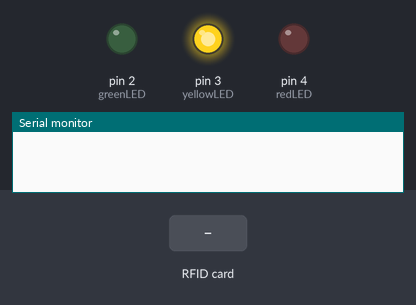
The sketch below on a simulated Arduino Uno, built with avr-gcc and run on an emulated ATmega328P. On the bench: output pins drawn as LEDs (lit = HIGH), the last lines printed to the serial monitor. Dashed ring = blinking. The inputs (shaded band) are chosen by the test bench. Pins used as bus, display or sensor lines are not drawn.

Above: at 1.2 s.
1.3 s: RFID card 5E 7A 19 C4 held to the reader
At 2.33 s:
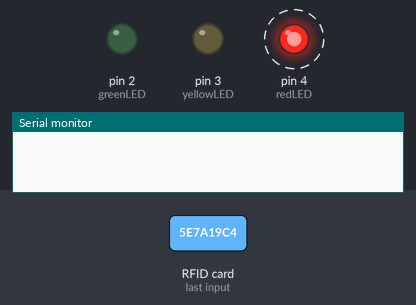
At 3.9 s:
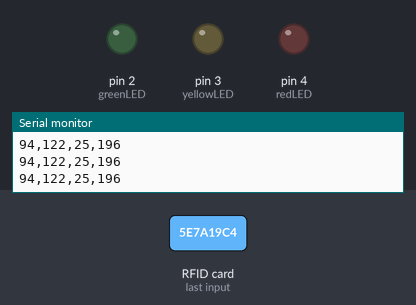
Timing chart, 0 to 5.7 s (numbered marks = the images above; inputs shaded):
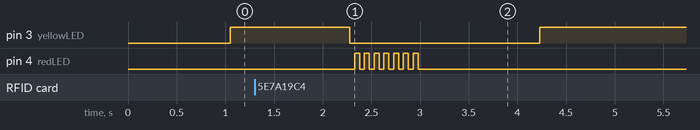

The sketch:

Arduino.ino
```cpp
#include<MFRC522.h>
#include<SPI.h>
#define SS_PIN 10
#define RST_PIN 9
int redLED= 4;
int yellowLED=3;
int greenLED=2;
int statusBit=10;
int received;
String uid;
/*    status bit values
 *     10    -   RESET
 *     1    -   Allow All
 *     2    -   Freeze System
*/
MFRC522 rfid(SS_PIN, RST_PIN);    //instance of class passing pins
MFRC522::MIFARE_Key key;
int code[]={228 ,186 ,101 ,152};
int codeRead=0;
String uidString;
int code1[]={165,144,213,101};
int code2[]={36,116,33,111};
void setup() {
  Serial.begin(9600);
  SPI.begin();  //Init spi bus
  rfid.PCD_Init();
  pinMode(4,OUTPUT);
  pinMode(3,OUTPUT);
  pinMode(2,OUTPUT);
}

void loop() {
 String text =Serial.readString();        //reading input from Serial COMM
 received=text.toInt();

 if(received !=0){
  statusBit=received;
 }

 digitalWrite(yellowLED,HIGH);
 if( rfid.PICC_IsNewCardPresent()){       //looking for Rfid card
  digitalWrite(yellowLED,LOW);
  readRFID();
 }
 sendUID();
}

void sendUID(){
 for(int j=0;j<20;j++){
  delay(10);
  Serial.println(uid);
 }

}

void readRFID(){
 rfid.PICC_ReadCardSerial();
 uid=String(rfid.uid.uidByte[0])+","+String(rfid.uid.uidByte[1])+","+String(rfid.uid.uidByte[2])+","+String(rfid.uid.uidByte[3]);
 int i=0;
 boolean match=true;
 while(i<rfid.uid.size)
 {
  if(!(rfid.uid.uidByte[i]==code[i])){
    match= false;
    break;
  }
  i++;
 }i=0;
 boolean match1=true;
  while(i<rfid.uid.size)
 {
  if(!(rfid.uid.uidByte[i]==code1[i])){
    match1= false;
    break;
  }
  i++;
 }i=0;
 boolean match2=true;
  while(i<rfid.uid.size)
 {
  if(!(rfid.uid.uidByte[i]==code2[i])){
    match2= false;
    break;
  }
  i++;
 }
 if(statusBit==1)
 {
  match=true;
 }
 if(statusBit==2)
 {
  match=match1=match2=false;
 }
 if(match==true||(match2==true||match1==true)){
  for(i=0;i<7;i++){
    delay(50);
    digitalWrite(greenLED,HIGH);
    delay(50);
    digitalWrite(greenLED,LOW);

  }
 }

 else{
  for(i=0;i<7;i++){
    delay(50);
    digitalWrite(redLED,HIGH);
    delay(50);
    digitalWrite(redLED,LOW);

  }
 }
}
```

Measured:
- after the input at 1.3 s, pin 3 (yellowLED): HIGH → LOW after 0.98 s, → HIGH 2.0 s later; pin 4 (redLED): alternates HIGH for 0.05 s and LOW for 0.05 s, 14 changes in all, then stays LOW, starting after 1.0 s
